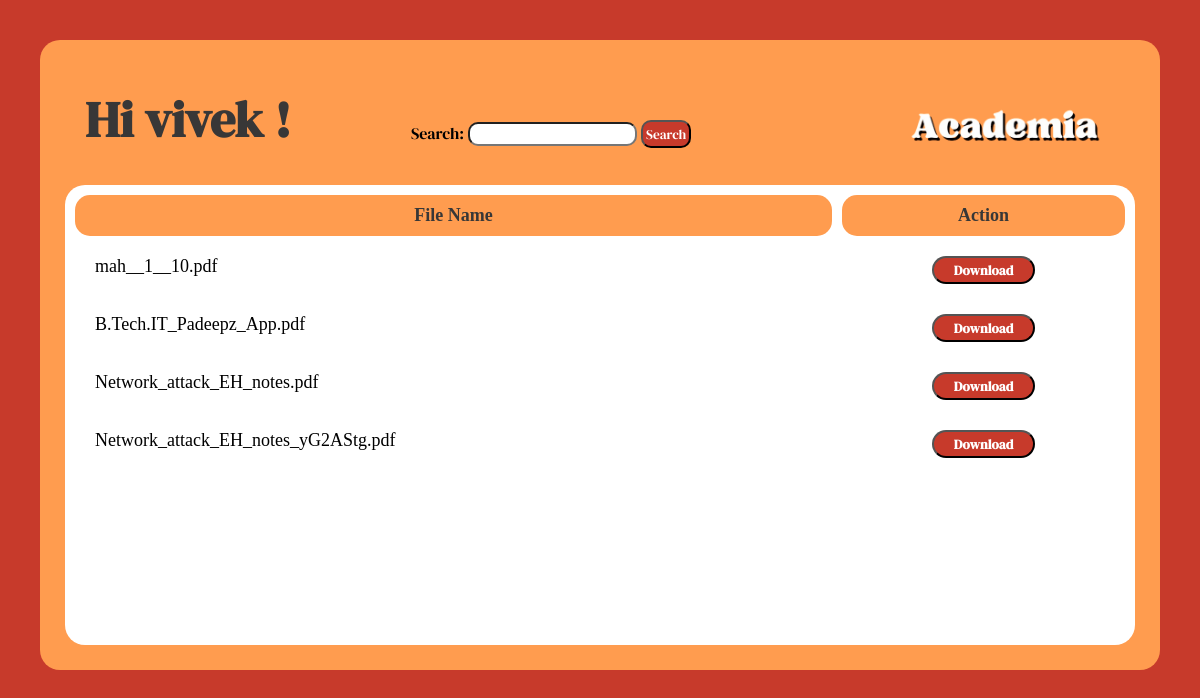
Page /studenthome/ (signed in) on the committed database.
### login/models.py (models this page shows, shortened)
class UserProfile(models.Model):
    USER_TYPE_CHOICES = [
        ('Student', 'Student'),
        ('Teacher', 'Teacher'),
    ]
    name = models.CharField(max_length=255)
    user_type = models.CharField(max_length=7, choices=USER_TYPE_CHOICES)
    roll_number = models.CharField(max_length=20, blank=True, null=True)
    teacher_id = models.CharField(max_length=20, blank=True, null=True)
    email = models.EmailField(primary_key=True)
    password = models.CharField(max_length=100)
    forgot = models.CharField(max_length=100,default='None')

### teacherhome/models.py (models this page shows, shortened)
class File(models.Model):
    owner = models.ForeignKey(User, on_delete=models.CASCADE)
    email = models.EmailField()
    file = models.FileField(upload_to='files/')
    permission = models.IntegerField(choices=[(0, 'No Permission'), (1, 'Allow Permission')])

### studenthome/views.py (the view)
# urls.py: path('studenthome/', views.studentHome, name='studenthome'),
@login_required
def studentHome(request):
    try:
        profile = UserProfile.objects.get(email=request.user.email)
    except UserProfile.DoesNotExist:
        profile = None
        print('UserProfile not found for user:', request.user.email)
    search_query = request.GET.get('search', '')
    files = File.objects.filter(permission=1)
    if search_query:
        files = File.objects.filter(permission=1,file__icontains=search_query)
    context = {
        'profile': profile,
        'files_data': files,
        'search_query': search_query,
    }
    return render(request, 'studenthome.html', context)

### studenthome/templatetags/student_custom_filters.py (called while the page is built)
@register.filter(name='get_file_name')
def get_file_name(value):
    return value.split('/')[-1]

### studenthome/templates/studenthome.html (shortened to what this page needs)
<!DOCTYPE html>
<html lang="en">
<head>
    {% load static %}
    {% load static %}
    <link rel="stylesheet" href="{% static 'studenthome.css' %}">
</head>
<body>
    <div id="outerBody">
        <div id="dummy">
            <h1 id="hello">
                {% with profile.name as username %}
                    Hi {% if request.user.is_authenticated %} {{ username }} {% else %} Not Found {% endif %} !
                {% endwith %}
            </h1>
            <form style="padding-top: 55px;padding-left:100px;float: left;" method="get" action="">
                <label style="font-family: 'DM Serif Display', serif;" for="search">Search:</label>
                <input type="text" style="font-family: 'DM Serif Display', serif; border-radius: 10px;" name="search">
                <button style="font-family: 'DM Serif Display', serif; background-color: #c73a2b; color: #ffffff; border-radius: 10px; padding: 3px;" type="submit">Search</button>
            </form>
            {% load static %}
            <img src="{% static 'textLogo.png' %}" alt="Text Logo" width="250px" style="float: right;padding-top: 9px;">
        </div>
        <div class="table-container" id="innerBody">
            <table style="width: 100%; border-spacing: 10px;">
                <thead style="background-color: #ff9c4f; color: #383737;">
                    <tr>
                        <th style="padding: 10px;border-radius: 15px;font-size: large;">File Name</th>
                        <th  style="padding: 10px;border-radius: 15px;font-size: large;">Action</th>
                    </tr>
                </thead>
                <tbody>
                    {% for file_data in files_data %}
                        <tr>
                            {% load student_custom_filters %}
                            <td style="float: left;padding-left: 20px;">{{ file_data.file.name|get_file_name }}</td>
                            <td>
                                <form action="{% url 'download_file' file_data.id %}" method="get">
                                    <button type="submit" class="download-button" style="font-family: 'DM Serif Display', serif;background-color:#c73a2b;color:#ffffff;border-radius: 20px;font-weight: bold; padding: 3px 20px;">Download</button>
                                </form>
                            </td>
                        </tr>
                    {% endfor %}
                </tbody>
            </table>
        </div>
    </div>
</body>
</html>

### studenthome/static/studenthome.css (style rules this page uses)
body { margin: 0px; padding: 0px; background-color: #c73a2b; overflow: hidden; justify-content: center; align-items: center; height: 100vh; }
#outerBody { height: 580px; background-color: #ff9c4f; margin: 40px; border-radius: 20px; padding: 25px; text-align: center; }
#dummy { height: 120px; }
#innerBody { height: 460px; background-color: #ffffff; border-radius: 20px; }
#hello { float: left; font-family: 'DM Serif Display', serif; color: #383737; font-size: 50px; margin: 20px; }

### studenthome/templates/studenthome.html (style rules this page uses)
body { margin: 0px; padding: 0px; background-color: #c73a2b; overflow: hidden; justify-content: center; align-items: center; height: 100vh; }
#outerBody { height: 580px; background-color: #ff9c4f; margin: 40px; border-radius: 20px; padding: 25px; text-align: center; }
#dummy { height: 120px; }
#innerBody { height: 460px; background-color: #ffffff; border-radius: 20px; }
#hello { float: left; font-family: 'DM Serif Display', serif; color: #383737; font-size: 50px; margin: 20px; }
.table-container { overflow-x: auto; }
table { width: 100%; border-spacing: 10px; }
th, td { padding: 10px; border-radius: 15px; font-size: large; }
thead { background-color: #ff9c4f; color: #383737; }
.download-button { font-family: 'DM Serif Display', serif; background-color: #c73a2b; color: #ffffff; border-radius: 20px; font-weight: bold; padding: 3px 20px; }

### rows in the picture
UserProfile: name "vivek"
File: file.name|get_file_name "mah__1__10.pdf"
File: file.name|get_file_name "B.Tech.IT_Padeepz_App.pdf"
File: file.name|get_file_name "Network_attack_EH_notes.pdf"
File: file.name|get_file_name "Network_attack_EH_notes_yG2AStg.pdf"
